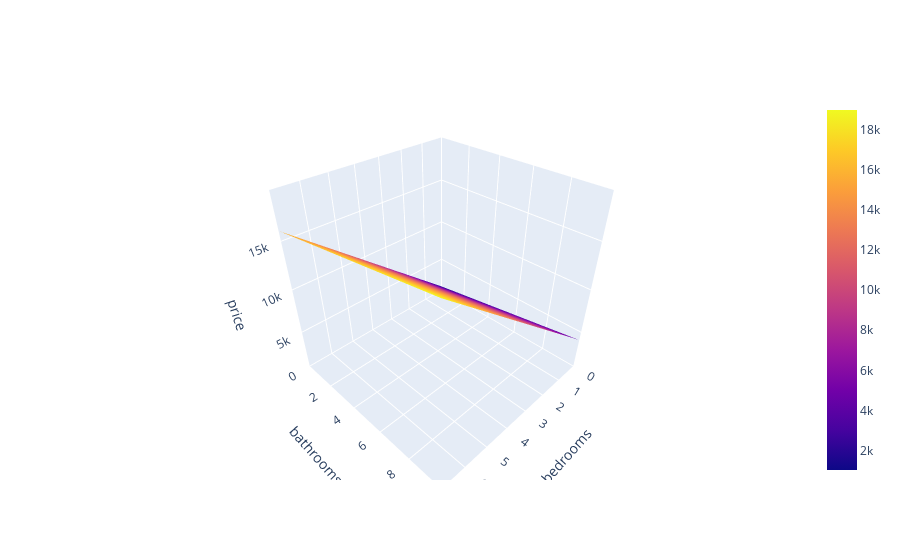

Here is the notebook cell this chart was saved with:
### Code cell
viz3D(fitted_model, X_train, features, target)
